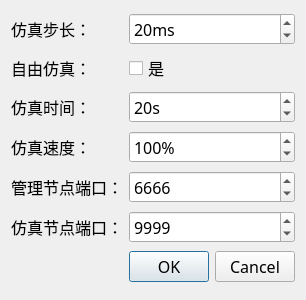
<?xml version="1.0" encoding="UTF-8"?>
<ui version="4.0">
 <class>SettingDialog</class>
 <widget class="QDialog" name="SettingDialog">
  <property name="geometry">
   <rect>
    <x>0</x>
    <y>0</y>
    <width>260</width>
    <height>300</height>
   </rect>
  </property>
  <property name="font">
   <font>
    <family>宋体</family>
    <pointsize>12</pointsize>
   </font>
  </property>
  <property name="windowTitle">
   <string>仿真设置</string>
  </property>
  <layout class="QGridLayout" name="gridLayout">
   <item row="0" column="1">
    <widget class="QSpinBox" name="simStepSpinBox">
     <property name="suffix">
      <string>ms</string>
     </property>
     <property name="minimum">
      <number>1</number>
     </property>
     <property name="maximum">
      <number>1000</number>
     </property>
     <property name="stepType">
      <enum>QAbstractSpinBox::AdaptiveDecimalStepType</enum>
     </property>
     <property name="value">
      <number>20</number>
     </property>
    </widget>
   </item>
   <item row="2" column="0">
    <widget class="QLabel" name="label_3">
     <property name="text">
      <string>仿真时间：</string>
     </property>
    </widget>
   </item>
   <item row="4" column="1">
    <widget class="QSpinBox" name="adminPortSpinBox">
     <property name="suffix">
      <string/>
     </property>
     <property name="minimum">
      <number>1000</number>
     </property>
     <property name="maximum">
      <number>65535</number>
     </property>
     <property name="stepType">
      <enum>QAbstractSpinBox::AdaptiveDecimalStepType</enum>
     </property>
     <property name="value">
      <number>6666</number>
     </property>
    </widget>
   </item>
   <item row="4" column="0">
    <widget class="QLabel" name="label_6">
     <property name="text">
      <string>管理节点端口：</string>
     </property>
    </widget>
   </item>
   <item row="0" column="0">
    <widget class="QLabel" name="label">
     <property name="text">
      <string>仿真步长：</string>
     </property>
    </widget>
   </item>
   <item row="1" column="1">
    <widget class="QCheckBox" name="freeCheckBox">
     <property name="text">
      <string>是</string>
     </property>
    </widget>
   </item>
   <item row="3" column="1">
    <widget class="QSpinBox" name="simSpeedSpinBox">
     <property name="suffix">
      <string>%</string>
     </property>
     <property name="minimum">
      <number>1</number>
     </property>
     <property name="maximum">
      <number>1000</number>
     </property>
     <property name="stepType">
      <enum>QAbstractSpinBox::AdaptiveDecimalStepType</enum>
     </property>
     <property name="value">
      <number>100</number>
     </property>
    </widget>
   </item>
   <item row="3" column="0">
    <widget class="QLabel" name="label_5">
     <property name="text">
      <string>仿真速度：</string>
     </property>
    </widget>
   </item>
   <item row="2" column="1">
    <widget class="QSpinBox" name="simTimeSpinBox">
     <property name="suffix">
      <string>s</string>
     </property>
     <property name="minimum">
      <number>1</number>
     </property>
     <property name="maximum">
      <number>1000000000</number>
     </property>
     <property name="stepType">
      <enum>QAbstractSpinBox::AdaptiveDecimalStepType</enum>
     </property>
     <property name="value">
      <number>20</number>
     </property>
    </widget>
   </item>
   <item row="6" column="1">
    <widget class="QDialogButtonBox" name="buttonBox">
     <property name="standardButtons">
      <set>QDialogButtonBox::Cancel|QDialogButtonBox::Ok</set>
     </property>
    </widget>
   </item>
   <item row="1" column="0">
    <widget class="QLabel" name="label_4">
     <property name="text">
      <string>自由仿真：</string>
     </property>
    </widget>
   </item>
   <item row="5" column="0">
    <widget class="QLabel" name="label_7">
     <property name="text">
      <string>仿真节点端口：</string>
     </property>
    </widget>
   </item>
   <item row="5" column="1">
    <widget class="QSpinBox" name="nodePortSpinBox">
     <property name="suffix">
      <string/>
     </property>
     <property name="minimum">
      <number>1000</number>
     </property>
     <property name="maximum">
      <number>65535</number>
     </property>
     <property name="stepType">
      <enum>QAbstractSpinBox::AdaptiveDecimalStepType</enum>
     </property>
     <property name="value">
      <number>9999</number>
     </property>
    </widget>
   </item>
  </layout>
 </widget>
 <layoutdefault spacing="6" margin="11"/>
 <resources/>
 <connections/>
</ui>
